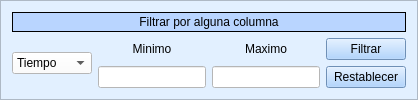
     <widget class="QFrame" name="frame_5">
      <property name="styleSheet">
       <string notr="true">background-color: rgb(226, 240, 255);</string>
      </property>
      <property name="frameShape">
       <enum>QFrame::StyledPanel</enum>
      </property>
      <property name="frameShadow">
       <enum>QFrame::Raised</enum>
      </property>
      <layout class="QGridLayout" name="gridLayout_40">
       <item row="0" column="0">
        <layout class="QGridLayout" name="gridLayout_20">
         <item row="0" column="0" colspan="4">
          <widget class="QLabel" name="label_titulo_filtroDatos_4">
           <property name="maximumSize">
            <size>
             <width>1000</width>
             <height>16777215</height>
            </size>
           </property>
           <property name="styleSheet">
            <string notr="true">background-color: rgb(185, 213, 255);</string>
           </property>
           <property name="frameShape">
            <enum>QFrame::Box</enum>
           </property>
           <property name="text">
            <string>Filtrar por alguna columna</string>
           </property>
           <property name="alignment">
            <set>Qt::AlignCenter</set>
           </property>
          </widget>
         </item>
         <item row="1" column="0" rowspan="2">
          <widget class="QComboBox" name="comboBox_9">
           <property name="minimumSize">
            <size>
             <width>80</width>
             <height>0</height>
            </size>
           </property>
           <property name="maximumSize">
            <size>
             <width>120</width>
             <height>16777215</height>
            </size>
           </property>
           <property name="styleSheet">
            <string notr="true">background-color: rgb(255, 255, 255);</string>
           </property>
           <item>
            <property name="text">
             <string>Tiempo</string>
            </property>
           </item>
          </widget>
         </item>
         <item row="1" column="1">
          <widget class="QLabel" name="label_62">
           <property name="text">
            <string>Minimo</string>
           </property>
           <property name="alignment">
            <set>Qt::AlignCenter</set>
           </property>
          </widget>
         </item>
         <item row="1" column="2">
          <widget class="QLabel" name="label_63">
           <property name="text">
            <string>Maximo</string>
           </property>
           <property name="alignment">
            <set>Qt::AlignCenter</set>
           </property>
          </widget>
         </item>
         <item row="1" column="3">
          <widget class="QPushButton" name="pushButton_7">
           <property name="maximumSize">
            <size>
             <width>120</width>
             <height>16777215</height>
            </size>
           </property>
           <property name="styleSheet">
            <string notr="true">background-color: rgb(156, 201, 255);</string>
           </property>
           <property name="text">
            <string>Filtrar</string>
           </property>
          </widget>
         </item>
         <item row="2" column="1">
          <widget class="QLineEdit" name="lineEdit_filtro_min">
           <property name="minimumSize">
            <size>
             <width>0</width>
             <height>18</height>
            </size>
           </property>
           <property name="styleSheet">
            <string notr="true">background-color: rgb(255, 255, 255);</string>
           </property>
           <property name="clearButtonEnabled">
            <bool>true</bool>
           </property>
          </widget>
         </item>
         <item row="2" column="2">
          <widget class="QLineEdit" name="lineEdit_filtro_max">
           <property name="minimumSize">
            <size>
             <width>0</width>
             <height>18</height>
            </size>
           </property>
           <property name="styleSheet">
            <string notr="true">background-color: rgb(255, 255, 255);</string>
           </property>
           <property name="clearButtonEnabled">
            <bool>true</bool>
           </property>
          </widget>
         </item>
         <item row="2" column="3">
          <widget class="QPushButton" name="pushButton_8">
           <property name="maximumSize">
            <size>
             <width>120</width>
             <height>16777215</height>
            </size>
           </property>
           <property name="styleSheet">
            <string notr="true">background-color: rgb(156, 201, 255);</string>
           </property>
           <property name="text">
            <string>Restablecer</string>
           </property>
          </widget>
         </item>
        </layout>
       </item>
      </layout>
     </widget>
